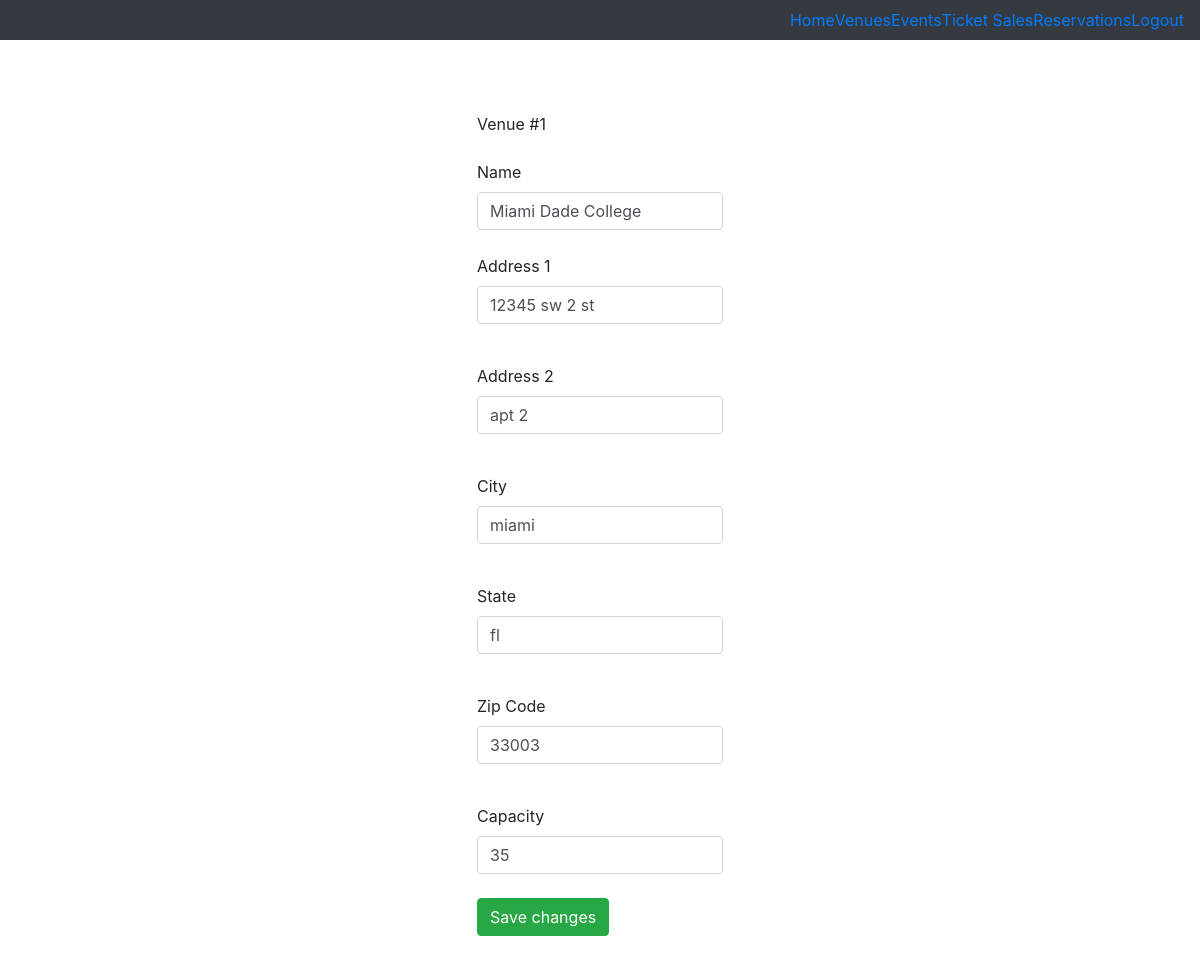
The app's page /edit-venue/1 (signed in) with its own data.
### tables this page shows
CREATE TABLE 'venues' ( venueID INTEGER PRIMARY KEY AUTOINCREMENT NOT NULL,'venueName' VARCHAR NOT NULL,
  capacity INTEGER NOT NULL,
  address1 VARCHAR NOT NULL,
  address2 VARCHAR NOT NULL,
  city VARCHAR NOT NULL,
  state CHAR(2) NOT NULL,
  zip CHAR(5) NOT NULL,
  adminID INTEGER NOT NULL
);

### application.py (the view)
@app.route("/edit-venue/<venueID>", methods=["GET", "POST"])
@login_required
def edit_Venue(venueID):
    if request.method == "POST":
        if not venueID:
            msg = "no venue id"
            return render_template("error.html", msg=msg)
        if not request.form.get("venueName"):
            msg = "You did not enter a name for the venue."
            return render_template("error.html", msg=msg)
        elif not request.form.get("capacity"):
            msg = "You didn't fill out the Capacity line."
            return render_template("error.html", msg=msg)
        else:
            db.execute(editVenue, venueName=request.form.get("venueName"), capacity=request.form.get("capacity"), venueID=venueID)
            msg = "Venue updated."
            return redirect("/admin")
    else:
        if not venueID:
            msg = "no venue id"
            return render_template("error.html", msg=msg)
        else:
            venue = db.execute(venueQry, venueID=venueID)
            return render_template("editVenue.html", venue=venue[0])

### application.py (called while the page is built)
@app.after_request
def after_request(response):
    response.headers["Cache-Control"] = "no-cache, no-store, must-revalidate"
    response.headers["Expires"] = 0
    response.headers["Pragma"] = "no-cache"
    return response

### helpers.py (called while the page is built)
def login_required(f):
    @wraps(f)
    def decorated_function(*args, **kwargs):
        if session.get("user_id") is None:
            return redirect("/login")
        return f(*args, **kwargs)
    return decorated_function

### templates/editVenue.html (shortened to what this page needs)
{% extends "baseadmin.html" %}
{% block body %}
    <br>
    <div class="container col-lg-3 col-md-6 col-sm-12" centered>
    <div >
        Venue #{{venue.venueID}}
    </div><br>
    <form action="{{ '/edit-venue/%s'%venue.venueID|urlencode }}" method="POST">
        <div class="form-group">
            <label for="venueName">Name</label><br>
            <input type="text" class="form-control" autofocus required id="venueName" name="venueName" value='{{venue.venueName}}'><br>
            <label for="venueAddress1">Address 1</label><br>
            <p class="form-control" id="venueAddress1">{{venue.address1}}</p><br>
            <label for="venueAddress2">Address 2</label><br>
            <p class="form-control" id="venueAddress2">{{venue.address2}}</p><br>
            <label for="venueCity">City</label><br>
            <p class="form-control" id="venueCity">{{venue.city}}</p><br>
            <label for="state">State</label><br>
            <p class="form-control" id="state">{{venue.state}}</p><br>
            <label for="zip">Zip Code</label><br>
            <p class="form-control" id="zip">{{venue.zip}}</p><br>
            <label for="capacity">Capacity</label><br>
            <input type="number" class="form-control" required id="capacity" name="capacity" value='{{venue.capacity}}'><br>
            <button type="submit" class="btn btn-success">Save changes</button>
        </div>
    </form>
</div>
{%endblock %}

### records on screen
venues: venueID "1", venueName "Miami Dade College", address1 "12345 sw 2 st", address2 "apt 2", city "miami", state "fl", zip "33003", capacity "35"
